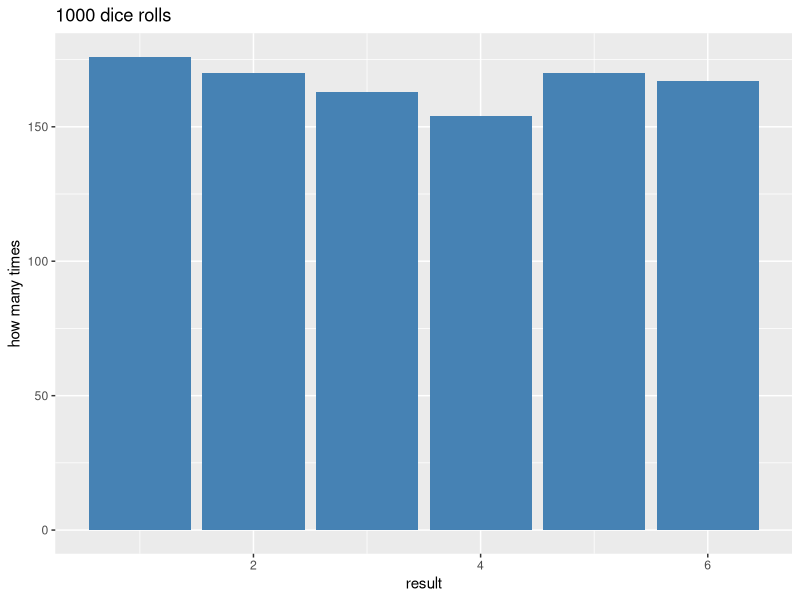

Here is the R script that generated this plot:
## ---- chunk 1
students <- 4
days <- 4
students * days
## ---- chunk 2
temperatures <- c(31.5, 33.0, 29.8, 34.2)   # this week in Wako, maybe?
temperatures
## ---- chunk 3
mean(temperatures)   # average
max(temperatures)    # biggest value
length(temperatures) # how many values
## ---- chunk 4
sample(1:6, size = 1)    # roll one die
## ---- chunk 5
sample(1:6, size = 10, replace = TRUE)   # roll ten dice
## ---- chunk 6
sample(c("heads", "tails"), size = 5, replace = TRUE)
## ---- chunk 7
rolls <- sample(1:6, size = 1000, replace = TRUE)   # 1000 dice rolls!
## ---- chunk 8
library(ggplot2)
ggplot(data.frame(rolls), aes(x = rolls)) +
  geom_bar(fill = "steelblue") +
  labs(title = "1000 dice rolls", x = "result", y = "how many times")
